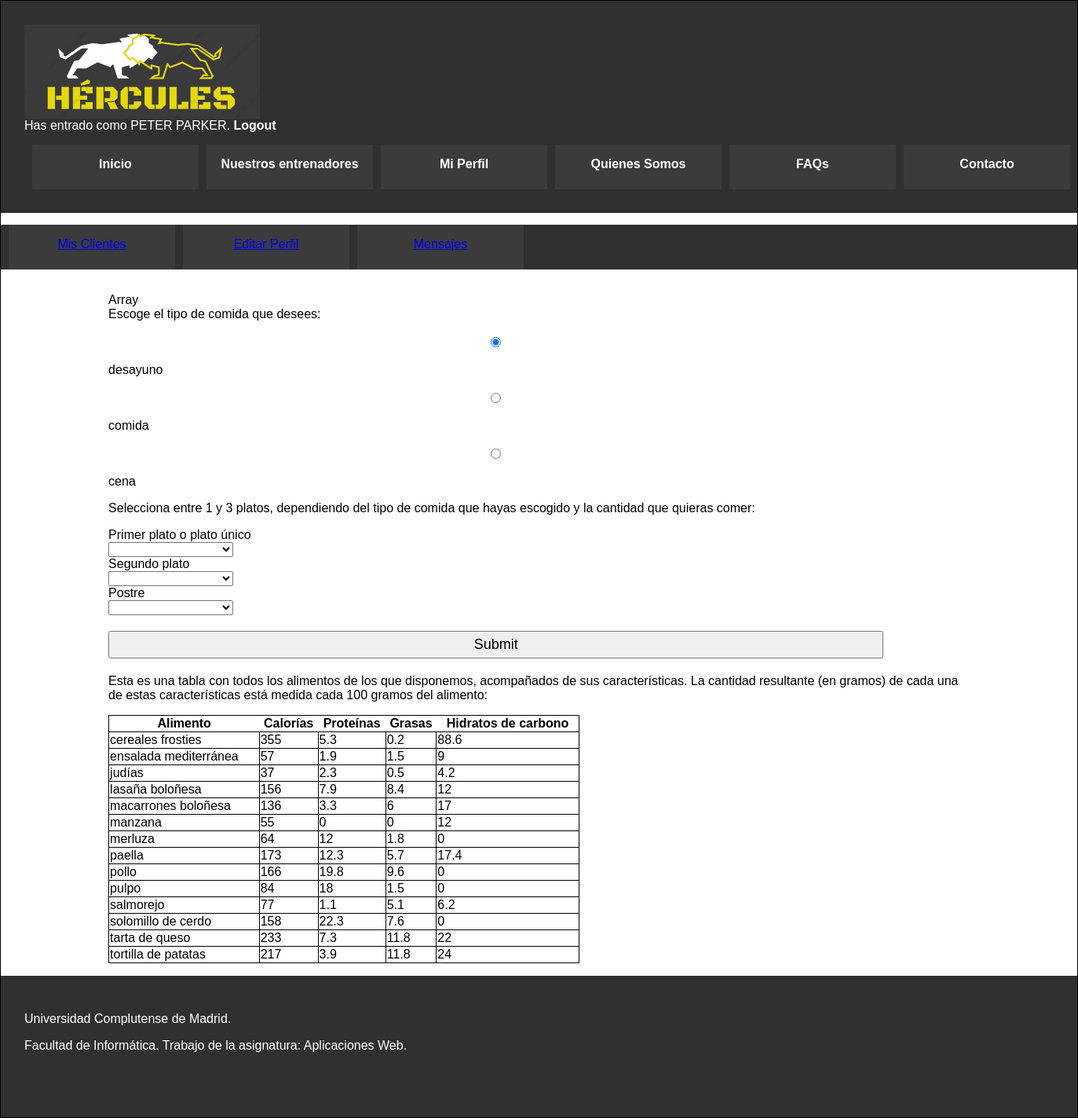
The page /registroComida.php (signed in) on the database its author committed.
### tables this page shows
CREATE TABLE `alimento` (
  `idAlimento` int(10) NOT NULL,
  `nombre` varchar(50) NOT NULL,
  `caloriasConsumidas` double UNSIGNED DEFAULT NULL,
  `carbohidratos` double UNSIGNED DEFAULT NULL,
  `proteinas` double UNSIGNED DEFAULT NULL,
  `grasas` double UNSIGNED DEFAULT NULL
);

### includes/TOs/TOUsuario.php (called while the page is built, shortened)
<?php
class TOUsuario {
    private $nombre;
    private $tipoUsuario;
    public function getNombre()
    {
        return $this->nombre;
    }
    public function getTipoUsuario()
    {
        return $this->tipoUsuario;
    }
}
?>

### includes/controller.php (called while the page is built, shortened)
<?php
require_once(__DIR__ . '/DAOs/alimentoDAO.php');
class controller{
    private $alimentoDAO;
    private static $instance = null;
    public function __construct(){
        $this->alimentoDAO = new alimentoDAO();
    }
     public static function getInstance() {
        if (null === self::$instance) {
            self::$instance = new self();
        }
        return self::$instance;
    }
    public function listarAlimentos()
    {
        return $this->alimentoDAO->listarAlimentos();
    }
}

### includes/DAOs/DAO.php (called while the page is built, shortened)
<?php
class DAO {
    private $servername = "localhost";
    private $username = "hercules";
    private $password = "iG8hC62acnPrvIeU";
    private $dbname = "hercules";
    private $mysqli = null;
    public function __construct(){
        if(!$this->mysqli){
            $this->mysqli = new mysqli($this->servername, $this->username, $this->password, $this->dbname);
        }
    }
    protected function consultar($sql){
        return $this->mysqli->query($sql);
    }
}
?>

### includes/DAOs/alimentoDAO.php (called while the page is built, shortened)
<?php
require_once(__DIR__.'/DAO.php');
class alimentoDAO extends DAO
{
    public function listarAlimentos()
    {
    	$query = "SELECT * FROM alimento ORDER BY nombre ASC";
    	$consulta = $this->consultar($query);
    	$nombres = array();
    	while ($fila = mysqli_fetch_assoc($consulta))
    	{
    	    array_push($nombres, $fila);
    	}
    	return $nombres;
    }
}
?>

### registroComida.php (the view, shortened to what this page needs)
<?php
    require_once(__DIR__.'/includes/Forms/FormRegistroComida.php');
?>
<!DOCTYPE html>
<html>
	<head>
	<link rel="stylesheet" type="text/css" href="includes/estilo.css" />
	</head>
	<body>
	<div id="contenedor">
		<?php
			require('includes/comun/cabecera.php');
			require('miPerfilCabecera.php');
		?>
		<div id="contenido">
		<?php
	    $form = new FormRegistroComida();
	    $form->gestiona();
        $alimentos = $ctrl->listarAlimentos();
        ?>
        <p>Esta es una tabla con todos los alimentos de los que disponemos, acompañados de sus características.
        La cantidad resultante (en gramos) de cada una de estas características está medida
        cada 100 gramos del alimento:</p>
        <p><table>
        <tr> <th>Alimento</th> <th>Calorías</th> <th>Proteínas</th> <th>Grasas</th> <th>Hidratos de carbono</th> </tr>
        <?php
        foreach ($alimentos as $valor)
        {
            echo
            "<tr>
            <td>".$valor['nombre']."</td>
            <td>".$valor['caloriasConsumidas']."</td>
            <td>".$valor['proteinas']."</td>
            <td>".$valor['grasas']."</td>
            <td>".$valor['carbohidratos']."</td>
            </tr>";
        }
        ?>
        </table></p>
		</div>
		<?php
		  require('includes/comun/pie.php');
		?>
	</div>
	</body>
</html>

### includes/comun/cabecera.php
<div id="cabecera">
	<section class="cabecera-flex">
		<img src="includes/img/Hercules_logo.png" width="300" height="120" alt="Logo de Hercules: la web">
    	<div class="saludo">
    		<?php
    		if (isset($_SESSION['login'])) {
    			echo  "Has entrado como " . $_SESSION['usuario']->getNombre() . ". ". '<a href= logout.php>' . "Logout" . '</a>';
    		}
    		else {
    			echo '<a href= login.php>Log in</a>';
    			echo '<br>';
    			echo '<a href= registro.php>Regístrate</a>';
    			echo '<br>';
    		}
    		?>
    	</div>
    	<div class="menu">
    		<ul>
    		  <li><a href= index.php>Inicio</a></li>
    		  <li><a href= entrenadores.php>Nuestros entrenadores</a></li>
    		  <li><a href= miPerfil.php>Mi Perfil</a></li>
    		  <li><a href= quienes_somos.php>Quienes Somos</a></li>
    		  <li><a href= faqs.php>FAQs</a></li>
    		  <li><a href= contacto.php>Contacto</a></li>
    		</ul>
    	</div>
	</section>
</div>

### miPerfilCabecera.php (shortened to what this page needs)
<!DOCTYPE html>
<html>
<head>
	<link rel="stylesheet" type="text/css" href="includes/estilo.css" />
</head>
<body>
	<div class = "menu">
		<ul>
			<?php
				if ($_SESSION['usuario']->getTipoUsuario()) {
					echo '<li><a href= miPerfilMisClientes.php>Mis Clientes</a></li>';
					echo '<li><a href= editarMiPerfil.php>Editar Perfil</a></li>';
				}
				else {
				   echo '<li><a href= miPerfilComidas.php>Comidas</a></li>';
				   echo '<li><a href= miPerfilEntrenamientosNew.php>Entrenamientos</a></li>';
					echo '<li><a href= miPerfilMisEntrenadores.php>Mis Entrenadores</a></li>';
					echo '<li><a href= editarMiPerfil.php>Editar Perfil</a></li>';
				}
			?>
			<li><a href= miPerfilBuzon.php>Mensajes</a></li>
		</ul>
	</div>
</body>
</html>

### includes/Forms/Form.php (shortened to what this page needs)
<?php
abstract class Form
{
    private $formId;
    private $action;
    public function __construct($formId, $opciones = array() )
    {
        $this->formId = $formId;
        $opcionesPorDefecto = array( 'action' => null, );
        $opciones = array_merge($opcionesPorDefecto, $opciones);
        $this->action   = $opciones['action'];
        if ( !$this->action ) {
            $this->action = htmlentities($_SERVER['PHP_SELF']);
        }
    }
    public function gestiona()
    {
        if ( ! $this->formularioEnviado($_POST) ) {
            echo $_POST;
            echo $this->generaFormulario($_POST);
        }
    }
    private function formularioEnviado(&$params)
    {
        return isset($params['action']) && $params['action'] == $this->formId;
    }
    private function generaFormulario($errores = array(), &$datos = array())
    {
        $html= $this->generaListaErrores($errores);
        $html .= '<form method="POST" action="'.$this->action.'" id="'.$this->formId.'" >';
        $html .= '<input type="hidden" name="action" value="'.$this->formId.'" />';
        $html .= $this->generaCamposFormulario($datos);
        $html .= '</form>';
        return $html;
    }
    private function generaListaErrores($errores)
    {
        $html='';
        $numErrores = count($errores);
        return $html;
    }
}

### includes/Forms/FormRegistroComida.php (shortened to what this page needs)
<?php
    require_once(__DIR__.'/Form.php');
class FormRegistroComida extends Form
{
    public function gestiona()
    {
        parent::gestiona();
    }
    protected function generaCamposFormulario($datosIniciales)
    {
        $ctrl = controller::getInstance();
        $alimentos = $ctrl->listarAlimentos();
        $ret =
		'<label for="instrucciones_tipo"> Escoge el tipo de comida que desees:</label>
		<p><input type="radio" name="tipo" value="desayuno" checked/> desayuno
		<input type="radio" name="tipo" value="comida"/> comida
		<input type="radio" name="tipo" value="cena"/> cena</p>
		<p><label for="instrucciones_alimentos">Selecciona entre 1 y 3 platos,
		dependiendo del tipo de comida que hayas escogido y la cantidad que quieras comer:</label></p>
	  	<label for="nombre_1">Primer plato o plato único</label>
		<select name="alimento_1">
			<option value = ""> </option>';
			foreach ($alimentos as $value)
				$ret .= '<option value = "'.$value['nombre'].'">'.$value['nombre'].'</option>';
		$ret .= '</select>
		<label for="nombre_2">Segundo plato</label>
		<select name="alimento_2">
			<option value = ""> </option>';
			foreach ($alimentos as $value)
			    $ret .= '<option value = "'.$value['nombre'].'">'.$value['nombre'].'</option>';
		$ret .= '</select>
		<label for="nombre_3">Postre</label>
		<select name="alimento_3">
			<option value = ""> </option>';
			foreach ($alimentos as $value)
			    $ret .= '<option value = "'.$value['nombre'].'">'.$value['nombre'].'</option>';
		$ret .= '</select>
	    <p><input type="submit" value="Submit"></p>
        ';
        return $ret;
    }
}
?>

### includes/comun/pie.php
<div id="pie">
	<p>Universidad Complutense de Madrid.</p>
	<p>Facultad de Informática. Trabajo de la asignatura: Aplicaciones Web.</p>
</div>

### includes/estilo.css (style rules this page uses)
body { width: 100%; font-family: "Trebuchet MS", Helvetica, sans-serif; margin: 0; padding: 0; background-color: white; }
div#contenedor { margin: auto; border: 1px solid black; background-color: white; }
div#cabecera { padding: 30px; height: auto; background-color: #303030; color: white; display: flex; }
div#cabecera a, div#cabecera a:visited { color: white; font-weight: bold; text-decoration: none; }
section.cabecera-flex { display: flex; flex-direction: column; }
div#contenido { padding-top: 30px; min-height: 500px; width: 80%; background-color: white; margin-left: 10%; }
div.menu { width: 100%; background-color: #303030; margin-top: 15px; }
div.menu ul { list-style-type: none; margin: 0; padding: 0; overflow: hidden; display: flex; flex-direction: row; }
div.menu ul li { background: #3b3b3b; color: #333; margin-left: 10px; font-size: 1em; padding: 1em; line-hight: 2; width: 180px; height: 25px; display: flex; justify-content: center; }
div.menu li { float: left; }
input { display: block; padding: 5px; width: 90%; margin: 20px 0; font-size: 18px; }
label { margin-right: 0.5em; display: block; }
div#pie { padding: 30px; height: 120px; background-color: #303030; color: white; }

### registroComida.php (style rules this page uses)
table { border: 1px solid black; border-collapse: collapse; width: 600px; }
td { border: 1px solid black; }

### rows shown on the page
alimento: nombre "cereales frosties", caloriasConsumidas "355", proteinas "5.3", grasas "0.2", carbohidratos "88.6"
alimento: nombre "ensalada mediterránea", caloriasConsumidas "57", proteinas "1.9", grasas "1.5", carbohidratos "9"
alimento: nombre "judí­as", caloriasConsumidas "37", proteinas "2.3", grasas "0.5", carbohidratos "4.2"
alimento: nombre "lasaña boloñesa", caloriasConsumidas "156", proteinas "7.9", grasas "8.4", carbohidratos "12"
alimento: nombre "macarrones boloñesa", caloriasConsumidas "136", proteinas "3.3", grasas "6", carbohidratos "17"
alimento: nombre "manzana", caloriasConsumidas "55", proteinas "0", grasas "0", carbohidratos "12"
alimento: nombre "merluza", caloriasConsumidas "64", proteinas "12", grasas "1.8", carbohidratos "0"
alimento: nombre "paella", caloriasConsumidas "173", proteinas "12.3", grasas "5.7", carbohidratos "17.4"
alimento: nombre "pollo", caloriasConsumidas "166", proteinas "19.8", grasas "9.6", carbohidratos "0"
alimento: nombre "pulpo", caloriasConsumidas "84", proteinas "18", grasas "1.5", carbohidratos "0"
alimento: nombre "salmorejo", caloriasConsumidas "77", proteinas "1.1", grasas "5.1", carbohidratos "6.2"
alimento: nombre "solomillo de cerdo", caloriasConsumidas "158", proteinas "22.3", grasas "7.6", carbohidratos "0"
alimento: nombre "tarta de queso", caloriasConsumidas "233", proteinas "7.3", grasas "11.8", carbohidratos "22"
alimento: nombre "tortilla de patatas", caloriasConsumidas "217", proteinas "3.9", grasas "11.8", carbohidratos "24"

### other values the page prints
$_SESSION['usuario']->getNombre() "PETER PARKER"
$_POST "Array"
